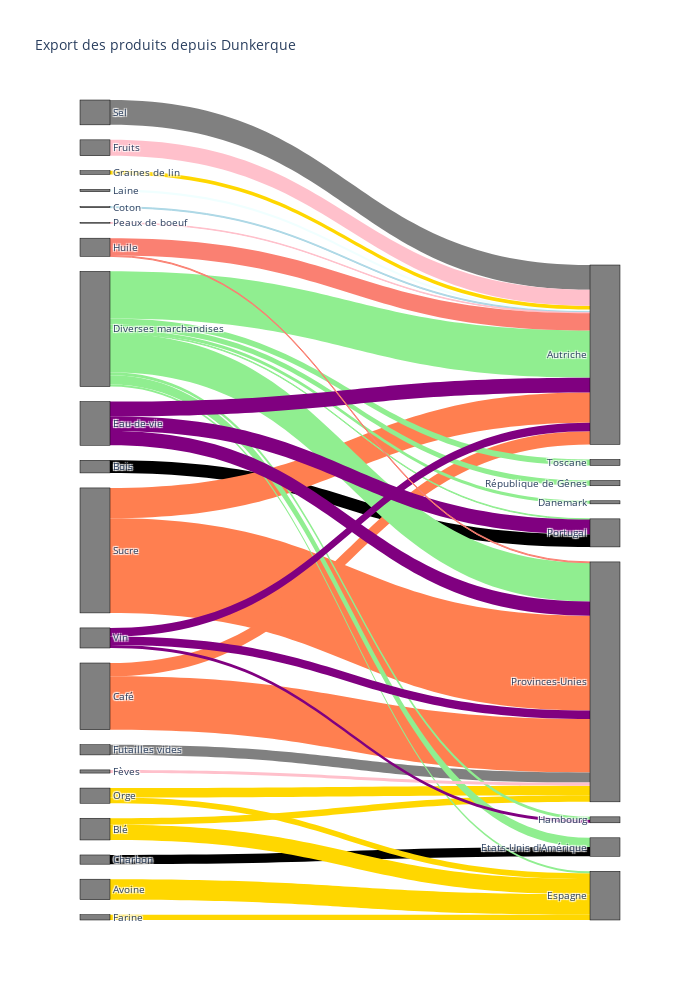

Write notebook code for a chart like this one.
### Code cell
#from https://chart-studio.plotly.com/~alishobeiri/1591/plotly-sankey-diagrams/#/ 
#https://medium.com/plotly/4-interactive-sankey-diagram-made-in-python-3057b9ee8616
#https://stackoverflow.com/questions/59845407/plotly-express-vs-altair-vega-lite-for-interactive-plots
# https://matplotlib.org/3.1.0/tutorials/colors/colors.html
#https://towardsdatascience.com/sankey-diagram-basics-with-pythons-plotly-7a13d557401a 
#https://chart-studio.plotly.com/~alishobeiri/1591/plotly-sankey-diagrams/#/
#https://errorsfixing.com/plotly-sankey-is-it-able-to-put-the-node-labels-to-the-right-for-last-layercolumn/ 

import json, urllib
import plotly as py
import pandas as pd
import numpy as np
import plotly.graph_objects as go

# Lire le fichier 
#exports = pd.read_csv("./exports_dunkerque_par_pays_par_produits.csv")

print(exports.shape)
print(pd.unique(exports['destination_state_1789_fr']).tolist()+pd.unique(exports['cargo_standardized_fr']).tolist())



fig =  go.Figure(data=[go.Sankey(
    node = dict(
      pad = 15,
      thickness = 30,
      #label =  exports['Node, Label'].dropna(axis=0, how='any'),
      #color = scottish_df['Color']
      line = dict(color = "black", width = 0.5),
      label = uniques_p.tolist()+uniques.tolist(),
      color = 'grey'
      #color = exports['colors'].dropna(axis=0, how='any')
    ),
    link = dict(
      source = exports['source'],
      target = exports['target'],
      value = exports['sum_tonnage_per_product'].dropna(axis=0, how='any'),
      color = exports['colors'].dropna(axis=0, how='any'),
  )
)])




fig.update_layout(title_text="Export des produits depuis Dunkerque", font_size=10, height = 1000, width=700)
fig.show()

import plotly.io as pio

pio.write_image(fig, './sankey_export_product_Dunkerque_1789.png', format='png', scale=1.5, width=700, height=1000)

### Figure 1 — Plotly figure (JSON) as saved in the notebook; plotly's stock layout.template omitted (floating-point values rounded to 4 significant figures)
{"data": [{"link": {"color": ["azure", "black", "black", "coral", "coral", "coral", "coral", "gold", "gold", "gold", "gold", "gold", "gold", "gold", "grey", "grey", "lightblue", "lightgreen", "lightgreen", "lightgreen", "lightgreen", "lightgreen", "lightgreen", "lightgreen", "lightgreen", "lightgreen", "pink", "pink", "pink", "purple", "purple", "purple", "purple", "purple", "purple", "salmon", "salmon"], "source": [0, 1, 2, 3, 4, 3, 4, 5, 6, 7, 8, 9, 6, 8, 10, 11, 12, 13, 13, 13, 13, 13, 13, 13, 13, 13, 14, 15, 16, 17, 17, 17, 18, 18, 18, 19, 19], "target": [20, 21, 22, 23, 23, 20, 20, 20, 23, 24, 24, 24, 24, 23, 20, 23, 20, 23, 20, 22, 25, 21, 26, 24, 27, 28, 23, 20, 20, 20, 22, 23, 20, 23, 28, 20, 23], "value": [43, 175, 240, 1798.0, 1015.0, 574.3, 252.3, 70, 180, 390, 287.5, 100, 108, 125, 471.7, 193, 18.33, 733.7, 895.2, 12.5, 115, 175, 100, 40, 58.67, 56.67, 60, 301.7, 10, 280, 280, 270, 161.3, 163.3, 56.67, 328.7, 16.67]}, "node": {"color": "grey", "label": ["Laine", "Charbon", "Bois", "Sucre", "Café", "Graines de lin", "Orge", "Avoine", "Blé", "Farine", "Sel", "Futailles vides", "Coton", "Diverses marchandises", "Fèves", "Fruits", "Peaux de boeuf", "Eau-de-vie", "Vin", "Huile", "Autriche", "Etats-Unis d'Amérique", "Portugal", "Provinces-Unies", "Espagne", "Toscane", "République de Gênes", "Danemark", "Hambourg"], "line": {"color": "black", "width": 0.5}, "pad": 15, "thickness": 30}, "type": "sankey"}], "layout": {"font": {"size": 10}, "height": 1000, "title": {"text": "Export des produits depuis Dunkerque"}, "width": 700}}
